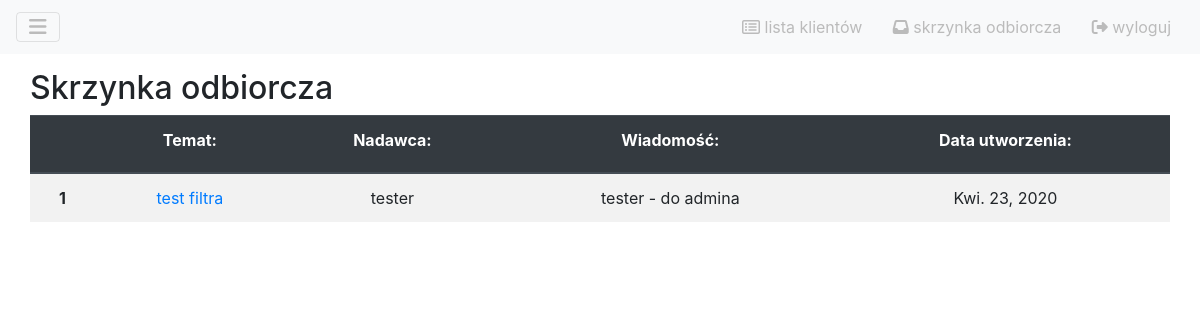
The app's page /messages/inbox (signed in) with its own data.
### msg/models.py (models this page shows, shortened)
class Message(models.Model):
	temat = models.CharField(max_length=50, default='Brak tematu')
	nadawca = models.ForeignKey(User, related_name="sender", on_delete=models.SET_DEFAULT, default='nieznany_użytkownik')
	odbiorca = models.ForeignKey(User, related_name="receiver", on_delete=models.SET_DEFAULT, default='nieznany_użytkownik')
	wiadomosc = models.TextField("wiadomość")
	data_utworzenia = models.DateField()

### msg/views.py (the view)
# urls.py: path('inbox', views.Inbox.as_view(), name='inbox'),
class Inbox(generic.View):
	template_name = 'msg/message_list.html'
	form = InboxMsgForm
	def get(self, request):
		inbox_messages = Message.objects.all().filter(odbiorca=self.request.user)
		context = {
			'inbox_messages' : inbox_messages,
			'form' : self.form
		}
		return render(request, self.template_name, context)

### msg/templates/msg/message_list.html (shortened to what this page needs)
{% extends 'board/base.html' %}
{% block content %}
<h2>Skrzynka odbiorcza</h2>
<div class="table-responsive">
    <table class="table table-striped borderless text-center">
        <thead class="thead-dark">
            <tr>
                <th scope="col"></th>
                {% for field in form %}
                <th scope="col">{{ field.label_tag }} </th>
                {% endfor %}
            </tr>
        </thead>
            <tbody>
            {% for msg in inbox_messages %}
                <tr>
                <th scope="row">{{ forloop.counter }}</th>
                    <td><a href="#" data-toggle="modal" data-target="#modal{{ msg.id }}">{{ msg.temat }}</a></td>
                    <td>{{ msg.nadawca }}</td>
                    <td>
                        {% if msg.wiadomosc|length > 50 %}
                            {{msg.wiadomosc|truncatechars:50}}
                        {% else %}
                            {{msg.wiadomosc}}
                        {% endif %}
                    </td>
                    <td>{{ msg.data_utworzenia }}</td>
                </tr>
            {% endfor %}
            </tbody>
        </table>
</div>
{% endblock %}

### records on screen
Message: temat "test filtra", nadawca "tester", wiadomosc "tester - do admina", data_utworzenia "Kwi. 23, 2020"

### other values on screen
{{ field.label_tag }} "Temat:" "Nadawca:" "Wiadomość:" "Data utworzenia:"
